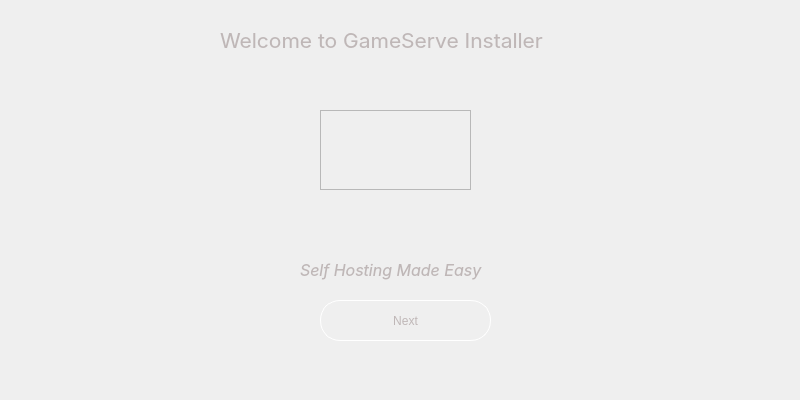
<?xml version="1.0" encoding="UTF-8"?>
<ui version="4.0">
 <class>Installer</class>
 <widget class="QMainWindow" name="Installer">
  <property name="geometry">
   <rect>
    <x>0</x>
    <y>0</y>
    <width>800</width>
    <height>400</height>
   </rect>
  </property>
  <property name="windowTitle">
   <string>MainWindow</string>
  </property>
  <property name="styleSheet">
   <string notr="true">/* Welcome */

QMainWindow{
    background: qlineargradient(
        x1: 0.6 , y1: .30,  /* Start point for the gradient */
        x2: 0.25, y2: 0.5,  /* End point for the gradient */
        stop: 0 rgba(39, 42, 118, 1.0), /* First color stop */
        stop: 1 rgba(77, 127, 128, 1.0)  /* Second color stop */
    );
}</string>
  </property>
  <widget class="QWidget" name="centralwidget">
   <property name="styleSheet">
    <string notr="true">color: #BFB7B7;
font: 12pt &quot;Inter&quot;;</string>
   </property>
   <widget class="QStackedWidget" name="stackedWidget">
    <property name="geometry">
     <rect>
      <x>0</x>
      <y>-50</y>
      <width>801</width>
      <height>601</height>
     </rect>
    </property>
    <property name="styleSheet">
     <string notr="true"/>
    </property>
    <widget class="QWidget" name="Welcome">
     <property name="styleSheet">
      <string notr="true">/* Welcome */

QWidget#Welcome{
    background: qlineargradient(
        x1: 0.6 , y1: .30,  /* Start point for the gradient */
        x2: -.5, y2: 0.5,  /* End point for the gradient */
        stop: 0 rgba(39, 42, 118, 1.0), /* First color stop */
        stop: 1 rgba(77, 127, 128, 1.0)  /* Second color stop */
    );
}</string>
     </property>
     <widget class="QLabel" name="LWelcome">
      <property name="geometry">
       <rect>
        <x>220</x>
        <y>80</y>
        <width>341</width>
        <height>20</height>
       </rect>
      </property>
      <property name="font">
       <font>
        <family>Inter</family>
        <pointsize>16</pointsize>
        <italic>false</italic>
        <bold>false</bold>
       </font>
      </property>
      <property name="styleSheet">
       <string notr="true">/* Welcome to GameServe Installer */

QLabel {
	font: 16pt &quot;Inter&quot;;
    color: #BFB7B7;
}
</string>
      </property>
      <property name="text">
       <string>Welcome to GameServe Installer</string>
      </property>
     </widget>
     <widget class="QLabel" name="Motto">
      <property name="geometry">
       <rect>
        <x>300</x>
        <y>310</y>
        <width>191</width>
        <height>20</height>
       </rect>
      </property>
      <property name="font">
       <font>
        <family>Inter</family>
        <pointsize>12</pointsize>
        <italic>true</italic>
        <bold>false</bold>
       </font>
      </property>
      <property name="styleSheet">
       <string notr="true">/* Welcome to GameServe Installer */


font: italic 12pt &quot;Inter&quot;;
QLabel {

    color: #BFB7B7;
}
</string>
      </property>
      <property name="text">
       <string>Self Hosting Made Easy</string>
      </property>
     </widget>
     <widget class="QPushButton" name="nextButton1">
      <property name="geometry">
       <rect>
        <x>320</x>
        <y>350</y>
        <width>171</width>
        <height>41</height>
       </rect>
      </property>
      <property name="styleSheet">
       <string notr="true">/* Rectangle 1 */

QPushButton{ /* Replace #specificFrame with the actual object name of your widget */

    background: qlineargradient(
        x1: 0.15, y1: 0,   /* Start point of gradient to approximate 96.34deg */
        x2: 1, y2: 1,      /* End point for similar angle */
        stop: 0 #272A76,   /* Starting color */
        stop: 1 rgba(77, 127, 128, 0.5)  /* Ending color */
    );
    border: 1px solid #FFFFFF;
    border-radius: 20px ; /* Matches 50px radius of the rectangle */
}
</string>
      </property>
      <property name="text">
       <string>Next</string>
      </property>
     </widget>
     <widget class="QFrame" name="frame">
      <property name="geometry">
       <rect>
        <x>320</x>
        <y>160</y>
        <width>151</width>
        <height>80</height>
       </rect>
      </property>
      <property name="styleSheet">
       <string notr="true">background-image: url(:/pictures/resources/Main.png);</string>
      </property>
      <property name="frameShape">
       <enum>QFrame::Shape::StyledPanel</enum>
      </property>
      <property name="frameShadow">
       <enum>QFrame::Shadow::Raised</enum>
      </property>
     </widget>
    </widget>
    <widget class="QWidget" name="Location">
     <property name="styleSheet">
      <string notr="true">/* Welcome */

QWidget#Location{
    background: qlineargradient(
        x1: 0.6 , y1: .30,  /* Start point for the gradient */
        x2: -.5, y2: 0.5,  /* End point for the gradient */
        stop: 0 rgba(39, 42, 118, 1.0), /* First color stop */
        stop: 1 rgba(77, 127, 128, 1.0)  /* Second color stop */
    );
}</string>
     </property>
     <widget class="QFrame" name="Horizontal">
      <property name="geometry">
       <rect>
        <x>40</x>
        <y>80</y>
        <width>141</width>
        <height>31</height>
       </rect>
      </property>
      <property name="styleSheet">
       <string notr="true">background-image: url(:/pictures/resources/Horizontal.png);</string>
      </property>
      <property name="frameShape">
       <enum>QFrame::Shape::StyledPanel</enum>
      </property>
      <property name="frameShadow">
       <enum>QFrame::Shadow::Raised</enum>
      </property>
     </widget>
     <widget class="QLabel" name="Heading">
      <property name="geometry">
       <rect>
        <x>250</x>
        <y>90</y>
        <width>341</width>
        <height>20</height>
       </rect>
      </property>
      <property name="font">
       <font>
        <family>Inter</family>
        <pointsize>16</pointsize>
        <italic>false</italic>
        <bold>false</bold>
       </font>
      </property>
      <property name="styleSheet">
       <string notr="true">/* Welcome to GameServe Installer */

QLabel {
	font: 16pt &quot;Inter&quot;;
    color: #BFB7B7;
}
</string>
      </property>
      <property name="text">
       <string>Select Installation Folder</string>
      </property>
     </widget>
     <widget class="QLabel" name="Size">
      <property name="geometry">
       <rect>
        <x>240</x>
        <y>300</y>
        <width>191</width>
        <height>20</height>
       </rect>
      </property>
      <property name="font">
       <font>
        <family>Inter</family>
        <pointsize>12</pointsize>
        <italic>true</italic>
        <bold>false</bold>
       </font>
      </property>
      <property name="styleSheet">
       <string notr="true">/* Welcome to GameServe Installer */


font: italic 12pt &quot;Inter&quot;;
QLabel {

    color: #BFB7B7;
}
</string>
      </property>
      <property name="text">
       <string>Required Space: 150MB</string>
      </property>
     </widget>
     <widget class="QLabel" name="selectedPathLabel">
      <property name="geometry">
       <rect>
        <x>240</x>
        <y>220</y>
        <width>391</width>
        <height>16</height>
       </rect>
      </property>
      <property name="styleSheet">
       <string notr="true">/* Welcome to GameServe Installer */


font: italic 12pt &quot;Inter&quot;;
QLabel {

    color: #BFB7B7;
}
</string>
      </property>
      <property name="text">
       <string>NONE</string>
      </property>
     </widget>
     <widget class="QPushButton" name="browse">
      <property name="geometry">
       <rect>
        <x>240</x>
        <y>250</y>
        <width>101</width>
        <height>41</height>
       </rect>
      </property>
      <property name="styleSheet">
       <string notr="true">/* Rectangle 1 */

QPushButton{ /* Replace #specificFrame with the actual object name of your widget */

    background: qlineargradient(
        x1: 0.15, y1: 0,   /* Start point of gradient to approximate 96.34deg */
        x2: 1, y2: 1,      /* End point for similar angle */
        stop: 0 #272A76,   /* Starting color */
        stop: 1 rgba(77, 127, 128, 0.5)  /* Ending color */
    );
    border: 1px solid #FFFFFF;
    border-radius: 1px ; /* Matches 50px radius of the rectangle */
}
</string>
      </property>
      <property name="text">
       <string>Browse...</string>
      </property>
     </widget>
     <widget class="QLabel" name="Tip">
      <property name="geometry">
       <rect>
        <x>240</x>
        <y>190</y>
        <width>291</width>
        <height>20</height>
       </rect>
      </property>
      <property name="font">
       <font>
        <family>Inter</family>
        <pointsize>12</pointsize>
        <italic>false</italic>
        <bold>false</bold>
       </font>
      </property>
      <property name="styleSheet">
       <string notr="true">/* Welcome to GameServe Installer */

QLabel {
	font: 12pt &quot;Inter&quot;;
    color: #BFB7B7;
}
</string>
      </property>
      <property name="text">
       <string>Choose Where to Install GameServe:</string>
      </property>
     </widget>
     <widget class="QPushButton" name="nextButton2">
      <property name="geometry">
       <rect>
        <x>340</x>
        <y>370</y>
        <width>171</width>
        <height>41</height>
       </rect>
      </property>
      <property name="styleSheet">
       <string notr="true">/* Rectangle 1 */

QPushButton{ /* Replace #specificFrame with the actual object name of your widget */

    background: qlineargradient(
        x1: 0.15, y1: 0,   /* Start point of gradient to approximate 96.34deg */
        x2: 1, y2: 1,      /* End point for similar angle */
        stop: 0 #272A76,   /* Starting color */
        stop: 1 rgba(77, 127, 128, 0.5)  /* Ending color */
    );
    border: 1px solid #FFFFFF;
    border-radius: 20px ; /* Matches 50px radius of the rectangle */
}
</string>
      </property>
      <property name="text">
       <string>Next</string>
      </property>
     </widget>
    </widget>
    <widget class="QWidget" name="Installing">
     <property name="styleSheet">
      <string notr="true">QWidget#Installing{
    background: qlineargradient(
        x1: 0.6 , y1: .30,  /* Start point for the gradient */
        x2: -.5, y2: 0.5,  /* End point for the gradient */
        stop: 0 rgba(39, 42, 118, 1.0), /* First color stop */
        stop: 1 rgba(77, 127, 128, 1.0)  /* Second color stop */
    );
}</string>
     </property>
     <widget class="QProgressBar" name="progressBar">
      <property name="geometry">
       <rect>
        <x>40</x>
        <y>210</y>
        <width>491</width>
        <height>31</height>
       </rect>
      </property>
      <property name="styleSheet">
       <string notr="true">QProgressBar {

     border-radius: 10px;
     background-color: #BFB7B7;
	 text-align : right; 
	color: rgb(0, 0, 0);
	padding-left: 6px;
}

 QProgressBar::chunk {
     background-color: #272A76;
     width: 20px;
	margin-top:4px;
	margin-bottom:4px;		
 }</string>
      </property>
      <property name="value">
       <number>0</number>
      </property>
     </widget>
     <widget class="QLabel" name="HInstalling">
      <property name="geometry">
       <rect>
        <x>230</x>
        <y>80</y>
        <width>341</width>
        <height>31</height>
       </rect>
      </property>
      <property name="font">
       <font>
        <family>Inter</family>
        <pointsize>16</pointsize>
        <italic>false</italic>
        <bold>false</bold>
       </font>
      </property>
      <property name="styleSheet">
       <string notr="true">/* Welcome to GameServe Installer */

QLabel {
	font: 16pt &quot;Inter&quot;;
    color: #BFB7B7;
}
</string>
      </property>
      <property name="text">
       <string>Installing</string>
      </property>
     </widget>
     <widget class="QFrame" name="Horizontal_2">
      <property name="geometry">
       <rect>
        <x>50</x>
        <y>80</y>
        <width>141</width>
        <height>31</height>
       </rect>
      </property>
      <property name="styleSheet">
       <string notr="true">background-image: url(:/pictures/resources/Horizontal.png);</string>
      </property>
      <property name="frameShape">
       <enum>QFrame::Shape::StyledPanel</enum>
      </property>
      <property name="frameShadow">
       <enum>QFrame::Shadow::Raised</enum>
      </property>
     </widget>
     <widget class="QLabel" name="Status">
      <property name="geometry">
       <rect>
        <x>40</x>
        <y>180</y>
        <width>51</width>
        <height>21</height>
       </rect>
      </property>
      <property name="text">
       <string>Status</string>
      </property>
     </widget>
     <widget class="QLabel" name="InstallTip">
      <property name="geometry">
       <rect>
        <x>10</x>
        <y>390</y>
        <width>581</width>
        <height>51</height>
       </rect>
      </property>
      <property name="styleSheet">
       <string notr="true">font: italic 8pt &quot;Inter&quot;;</string>
      </property>
      <property name="text">
       <string>The Program will automatically download and install playit agent and java. 
If you have already downloaded these programs. Paste the files into install directory and rerun installer</string>
      </property>
     </widget>
     <widget class="QLineEdit" name="lineEdit">
      <property name="geometry">
       <rect>
        <x>40</x>
        <y>250</y>
        <width>491</width>
        <height>24</height>
       </rect>
      </property>
      <property name="styleSheet">
       <string notr="true">background-color: rgba(0,0,0,0);
border:none;
color : #BFB7B7;</string>
      </property>
      <property name="readOnly">
       <bool>true</bool>
      </property>
     </widget>
    </widget>
    <widget class="QWidget" name="ThankYou">
     <property name="styleSheet">
      <string notr="true">/* Welcome */

QWidget#ThankYou		{
    background: qlineargradient(
        x1: 0.6 , y1: .30,  /* Start point for the gradient */
        x2: -.5, y2: 0.5,  /* End point for the gradient */
        stop: 0 rgba(39, 42, 118, 1.0), /* First color stop */
        stop: 1 rgba(77, 127, 128, 1.0)  /* Second color stop */
    );
}</string>
     </property>
     <widget class="QLabel" name="hThankYou">
      <property name="geometry">
       <rect>
        <x>240</x>
        <y>80</y>
        <width>451</width>
        <height>31</height>
       </rect>
      </property>
      <property name="font">
       <font>
        <family>Inter</family>
        <pointsize>16</pointsize>
        <italic>false</italic>
        <bold>false</bold>
       </font>
      </property>
      <property name="styleSheet">
       <string notr="true">/* Welcome to GameServe Installer */

QLabel {
	font: 16pt &quot;Inter&quot;;
    color: #BFB7B7;
}
</string>
      </property>
      <property name="text">
       <string>Thank You For Choosing GameServe</string>
      </property>
     </widget>
     <widget class="QFrame" name="Horizontal_3">
      <property name="geometry">
       <rect>
        <x>60</x>
        <y>80</y>
        <width>131</width>
        <height>31</height>
       </rect>
      </property>
      <property name="styleSheet">
       <string notr="true">background-image: url(:/pictures/resources/Horizontal.png);</string>
      </property>
      <property name="frameShape">
       <enum>QFrame::Shape::StyledPanel</enum>
      </property>
      <property name="frameShadow">
       <enum>QFrame::Shadow::Raised</enum>
      </property>
     </widget>
     <widget class="QLabel" name="hThankYou_2">
      <property name="geometry">
       <rect>
        <x>60</x>
        <y>200</y>
        <width>661</width>
        <height>71</height>
       </rect>
      </property>
      <property name="font">
       <font>
        <family>Inter</family>
        <pointsize>12</pointsize>
        <italic>false</italic>
        <bold>false</bold>
       </font>
      </property>
      <property name="styleSheet">
       <string notr="true">/* Welcome to GameServe Installer */

QLabel {
	font: 12pt &quot;Inter&quot;;
    color: #BFB7B7;
}
</string>
      </property>
      <property name="text">
       <string>We are sure GameServe can be used to accomplish your server goals. 
Be confident to contact us for any queries.</string>
      </property>
     </widget>
    </widget>
   </widget>
  </widget>
 </widget>
 <resources/>
 <connections/>
</ui>
